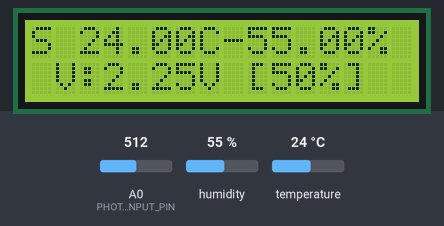
A program run on a simulated Arduino Nano, built with avr-gcc and run on an emulated ATmega328P. On the bench: 16×2 character LCD. The test bench sets the inputs (shaded band); at power-on: humidity 55 %, A0 (PHOTORESISTOR_INPUT_PIN) = 512, temperature 24 °C.

Above: at 1.2 s.
1.3 s: humidity set to 22 %
At 3.0 s:
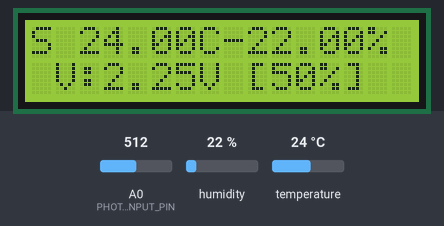
4.0 s: A0 (PHOTORESISTOR_INPUT_PIN) set to 716
At 4.4 s:
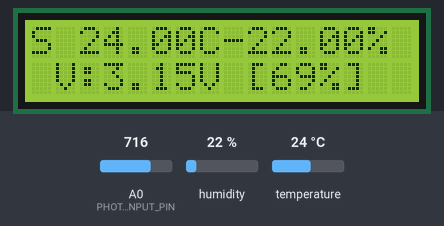
6.7 s: temperature set to 12 °C
At 8.5 s:
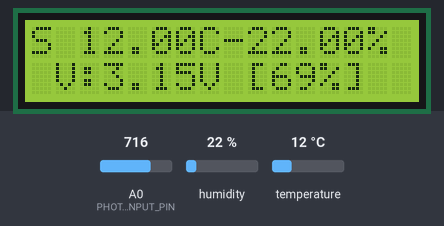
9.7 s: A0 (PHOTORESISTOR_INPUT_PIN) set to 900
At 11.2 s:
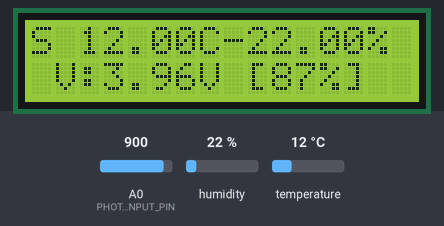
12.4 s: humidity set to 40 %
At 15.2 s:
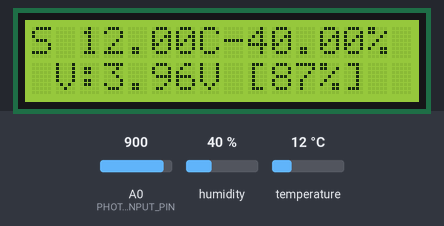
15.8 s: A0 (PHOTORESISTOR_INPUT_PIN) set to 1023
At 16.7 s:
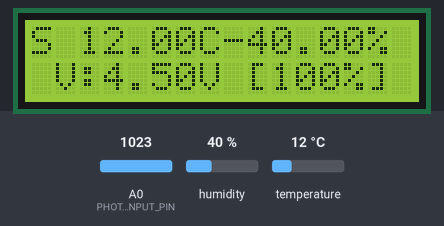
Timing chart, 0 to 18.8 s (numbered marks = the images above; inputs shaded):
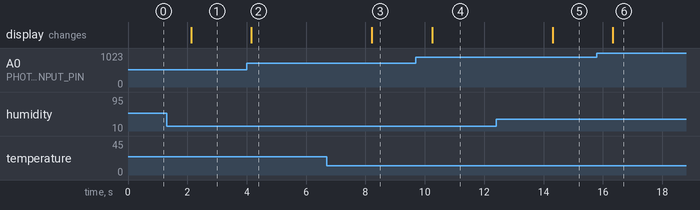

The program:

main.cpp
```cpp
#include <Arduino.h>
#include <Wire.h>


#if DEBUG
#include "avr8-stub.h"
#include "app_api.h"
#endif


#include <LiquidCrystal.h>
#include <DHTStable.h>


#define LCD_RS_PIN 6
#define LCD_E_PIN 8
#define LCD_RW_PIN 7

#define LCS_D4_PIN 12
#define LCS_D5_PIN 11
#define LCS_D6_PIN 10
#define LCS_D7_PIN 9


#define DHT11_DATA_PIN 4

#define PHOTORESISTOR_INPUT_PIN A0


bool getCurrentTemperatureAndRelativeHumidity(float& temperature, float& relativeHumidity, uint8_t dht11Pin);
void getCurrentLightIntensity(float& voltage, uint8_t& lightIntensityInPercent, uint8_t photoResistorPin);


// When in 4 bits mode, data is sent to D3, D4, D5, D6
LiquidCrystal  lcd(LCD_RS_PIN, LCD_RW_PIN, LCD_E_PIN, LCS_D4_PIN, LCS_D5_PIN, LCS_D6_PIN, LCS_D7_PIN);


void setup() {
#if DEBUG
  // Initialize GDB stub - The debugger uses INT0 [pin 2 (Uno) or pin 21 (Mega)] so DO NOT USE these pins !
  debug_init();
#endif

  lcd.begin(16, 2, LCD_5x8DOTS);
  lcd.clear();

  // Configure input to read DHT11 data
  pinMode(DHT11_DATA_PIN, INPUT);

  // Configure input to read the photo resistor value
  pinMode(PHOTORESISTOR_INPUT_PIN, INPUT);
}

void loop() {
    // Temperature and Humidity
    float temperature;
    float relativeHumidity;
    bool hasTemperatureAndHumidityFromSensor = getCurrentTemperatureAndRelativeHumidity(temperature, relativeHumidity, DHT11_DATA_PIN);
    String temperatureAndHumidityString = String(hasTemperatureAndHumidityFromSensor ? "S " : "N ") + String(temperature) + "C-" + String(relativeHumidity) + "%";

    // Current light intensity
    float voltage;
    uint8_t lightIntensityInPercent;
    getCurrentLightIntensity(voltage, lightIntensityInPercent, PHOTORESISTOR_INPUT_PIN);
    String lightIntensity = "V:" + String(voltage) + "V [" + String(lightIntensityInPercent) + "%]";


    // LCD display
    lcd.clear();

    // * - Temperature and humidity
    lcd.setCursor(0, 0);
    lcd.print(temperatureAndHumidityString);

    // * - Light intensity
    lcd.setCursor(1, 1);
    lcd.print(lightIntensity);

    delay (2000);
}

bool getCurrentTemperatureAndRelativeHumidity(float& temperature, float& relativeHumidity, uint8_t dht11Pin) {

  static DHTStable dht11;

  int chk = dht11.read11(dht11Pin);
  switch (chk)
  {
    case DHTLIB_OK:
      temperature = dht11.getTemperature();
      relativeHumidity = dht11.getHumidity();
      return true;

    case DHTLIB_ERROR_CHECKSUM:
    case DHTLIB_ERROR_TIMEOUT:
    default:
      // Default if no temperature / humidity sensor is connected
      temperature = 19.0;
      relativeHumidity = 0.0;
      return false;
  }
}

void getCurrentLightIntensity(float& voltage, uint8_t& lightIntensityInPercent, uint8_t photoResistorPin)
{
  // Read photo resistor value
  static int previousReading = 0;
  int reading = analogRead(PHOTORESISTOR_INPUT_PIN);
  if (reading != previousReading)
  {
    previousReading = reading;

    // === Photoresistor KLS6-3537 ====================================================
    // * 0  lux (dark)  -> 2M Ohm              [Measured 3.2 M Ohm]
    // * 10 lux (light) -> 18K Ohm to 50 K Ohm [Measured 200 Ohm when illuminated]
    //
    //  Vcc --- Photoresistor ---- 10K Ohm ---- GND
    //                          |
    //                        Pin A0
    //
    // We measure across a 10K Ohm resistor. The photoresistor is supplied with 5V
    // Using a voltage divider: VAO = (5V * 10KOhm) / (10K Ohm + RPhotoresistor)
    // ================================================================================

    // Arduino Analog to Digital resolution is 10 bits
    const int MaxValueAnalogRead = 1023;

    // Calculate the observed voltage
    const float Vcc = 4.5;
    voltage = (Vcc * reading) / MaxValueAnalogRead;

    // Calculate the percentage of the LED Bar to light up - Dark: 0% and Full lit: 100%
    lightIntensityInPercent = (100.0 * reading) / MaxValueAnalogRead;
  }
}
```

Measured:
- after the input at 1.3 s, the display: changes after 0.83 s (image 1)
- after the input at 4.0 s, the display: changes after 0.16 s (image 2)
- after the input at 6.7 s, the display: changes after 1.5 s (image 3)
- after the input at 9.7 s, the display: changes after 0.55 s (image 4)
- after the input at 12.4 s, the display: changes after 1.9 s (image 5)
- after the input at 15.8 s, the display: changes after 0.54 s (image 6)
